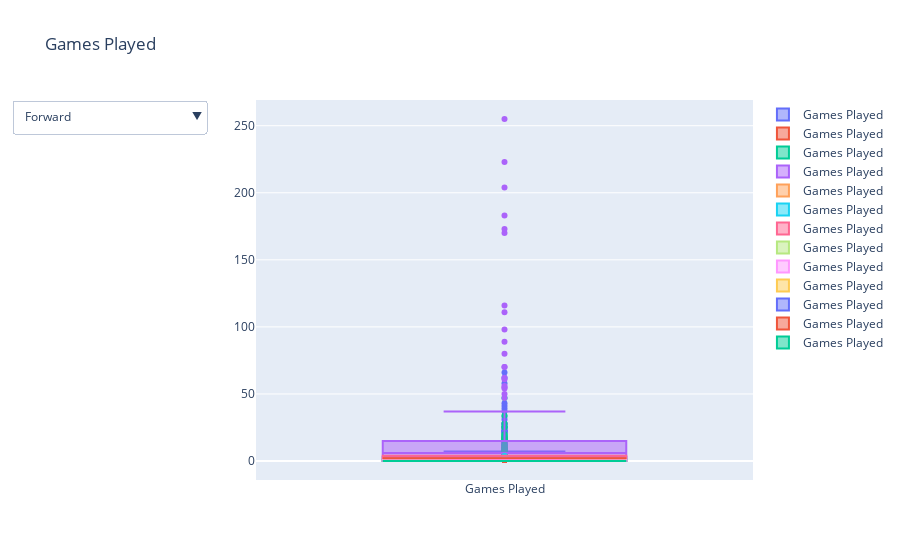

Notebook source saved alongside this figure:
### Code cell
x = []
drop_menus = []
list_i = data.Position.unique().tolist()
fig = go.Figure()

for i in list_i:
    data_x = data[data.Position == i]
    fig.add_trace(
       go.Box(y = data_x['Games Played'].values.tolist(), name = 'Games Played')
       )

for i in range(len(list_i)):
    v_m = [False]*len(list_i)
    v_m[i] = True
    drop_menus.append(dict(label=list_i[i], method='update', args = [{"visible": v_m},{"title": i} ]))

    
fig.layout.update(title='Games Played',
   updatemenus = [
      go.layout.Updatemenu(
         direction = "down", yanchor = 'top', active = 0, x = -0.1, y = 1,
         buttons = drop_menus
      )
   ]
)
iplot(fig)

### Figure 1 — Plotly figure (JSON) as saved in the notebook; plotly's stock layout.template omitted (floating-point values rounded to 4 significant figures; data arrays with more than 128 entries replaced by an {"elided": "..."} marker saying what was removed)
{"data": [{"name": "Games Played", "type": "box", "y": {"elided": "1021 int values"}}, {"name": "Games Played", "type": "box", "y": {"elided": "1300 int values"}}, {"name": "Games Played", "type": "box", "y": {"elided": "1078 int values"}}, {"name": "Games Played", "type": "box", "y": {"elided": "431 int values"}}, {"name": "Games Played", "type": "box", "y": [0, 0, 0, 0]}, {"name": "Games Played", "type": "box", "y": [0, 0, 4, 0, 1, 0]}, {"name": "Games Played", "type": "box", "y": [0, 4]}, {"name": "Games Played", "type": "box", "y": [0, 0, 1]}, {"name": "Games Played", "type": "box", "y": [0, 0, 1, 0]}, {"name": "Games Played", "type": "box", "y": [0]}, {"name": "Games Played", "type": "box", "y": [0, 0, 0]}, {"name": "Games Played", "type": "box", "y": [2]}, {"name": "Games Played", "type": "box", "y": [0]}], "layout": {"title": {"text": "Games Played"}, "updatemenus": [{"active": 0, "buttons": [{"args": [{"visible": [true, false, false, false, false, false, false, false, false, false, false, false, false]}, {"title": 0}], "label": "Forward", "method": "update"}, {"args": [{"visible": [false, true, false, false, false, false, false, false, false, false, false, false, false]}, {"title": 1}], "label": "Defender", "method": "update"}, {"args": [{"visible": [false, false, true, false, false, false, false, false, false, false, false, false, false]}, {"title": 2}], "label": "Midfielder", "method": "update"}, {"args": [{"visible": [false, false, false, true, false, false, false, false, false, false, false, false, false]}, {"title": 3}], "label": "Position: Goalkeeper", "method": "update"}, {"args": [{"visible": [false, false, false, false, true, false, false, false, false, false, false, false, false]}, {"title": 4}], "label": "Position: Left", "method": "update"}, {"args": [{"visible": [false, false, false, false, false, true, false, false, false, false, false, false, false]}, {"title": 5}], "label": "Position: Centre", "method": "update"}, {"args": [{"visible": [false, false, false, false, false, false, true, false, false, false, false, false, false]}, {"title": 6}], "label": "Position: Left Winger", "method": "update"}, {"args": [{"visible": [false, false, false, false, false, false, false, true, false, false, false, false, false]}, {"title": 7}], "label": "Position: Attacking Midfield", "method": "update"}, {"args": [{"visible": [false, false, false, false, false, false, false, false, true, false, false, false, false]}, {"title": 8}], "label": "Position: Central Midfield", "method": "update"}, {"args": [{"visible": [false, false, false, false, false, false, false, false, false, true, false, false, false]}, {"title": 9}], "label": "Position: Second Striker", "method": "update"}, {"args": [{"visible": [false, false, false, false, false, false, false, false, false, false, true, false, false]}, {"title": 10}], "label": "Position: Right", "method": "update"}, {"args": [{"visible": [false, false, false, false, false, false, false, false, false, false, false, true, false]}, {"title": 11}], "label": "Position: Right Winger", "method": "update"}, {"args": [{"visible": [false, false, false, false, false, false, false, false, false, false, false, false, true]}, {"title": 12}], "label": "Position: Defensive Midfield", "method": "update"}], "direction": "down", "x": -0.1, "y": 1, "yanchor": "top"}]}}
